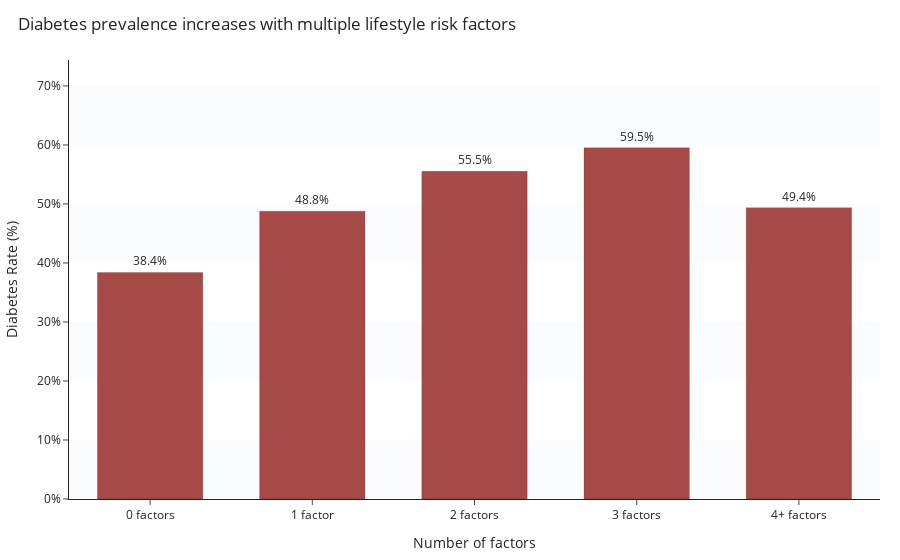

Notebook code cell kept with this figure:
### Markdown cell above
### Diabetes prevalence increases with multiple lifestyle risk factors
*Count lifestyle risks per person (smoking, inactivity, low fruit/veg, heavy alcohol), compute diabetes prevalence for 0,1,2,3,4+ factors, and plot a clean bar chart (with soft bands) to show the increase in prevalence as risks accumulate.*

### Code cell
# Build a simple risk count (smoker=1, physactivity=0, fruits=0, veggies=0, hvyalcoholconsump=1 if present)
rb = pd.DataFrame(index=df.index)
if "smoker" in df:               rb["smoke"]    = (df["smoker"]==1).astype(int)
if "physactivity" in df:         rb["inactive"] = (df["physactivity"]==0).astype(int)
if "fruits" in df:               rb["lowfruit"] = (df["fruits"]==0).astype(int)
if "veggies" in df:              rb["lowveg"]   = (df["veggies"]==0).astype(int)
if "hvyalcoholconsump" in df:    rb["heavyalc"] = (df["hvyalcoholconsump"]==1).astype(int)

df["risk_behaviors"] = rb.sum(axis=1).fillna(0).astype(int)

# Prevalence by exact risk count
prev_rb = (df.groupby("risk_behaviors")["diabetes_binary"]
             .mean()
             .rename("prevalence")
             .reset_index())

# Collapse to display groups (0,1,2,3,4+)
prev_rb["group"] = prev_rb["risk_behaviors"].apply(
    lambda k: "4+ factors" if k>=4 else f"{k} factor{'s' if k!=1 else ''}"
)

# Average prevalence within each display group and order nicely
prev_rb = (prev_rb.groupby("group", as_index=False)["prevalence"].mean())
order = ["0 factors","1 factor","2 factors","3 factors","4+ factors"]
prev_rb["group"] = pd.Categorical(prev_rb["group"], categories=order, ordered=True)
prev_rb = prev_rb.sort_values("group")

# Plot 
ymax = max(0.05, float(prev_rb["prevalence"].max()) * 1.25)
step = 0.10

# bars
fig = go.Figure(go.Bar(
    x=prev_rb["group"],
    y=prev_rb["prevalence"],
    text=prev_rb["prevalence"].map(lambda v: f"{v:.1%}"),
    textposition="outside",
    marker=dict(color="#a64a47", line=dict(width=1, color="rgba(0,0,0,0.15)")),
    hovertemplate="<b>%{x}</b><br>Diabetes rate: %{y:.1%}<extra></extra>",
    cliponaxis=False
))

# soft alternating background bands (one-liner)
fig.update_layout(shapes=[
    dict(type="rect", xref="paper", x0=0, x1=1,
         y0=y, y1=min(y+step, ymax), layer="below",
         line=dict(width=0), fillcolor="#F2F4F7")
    for i, y in enumerate(np.arange(0, ymax, step)) if i % 2 == 0
])

fig.update_layout(
    title=dict(text="Diabetes prevalence increases with multiple lifestyle risk factors", x=0.02),
    template="simple_white",
    bargap=0.35, showlegend=False,
    margin=dict(l=60, r=20, t=60, b=60),
    xaxis=dict(title="Number of factors", categoryorder="array",
               categoryarray=["0 factors","1 factor","2 factors","3 factors","4+ factors"],
               showgrid=False),
    yaxis=dict(title="Diabetes Rate (%)", tickformat=".0%", dtick=0.10, range=[0, ymax], showgrid=False),
    uniformtext_minsize=10, uniformtext_mode="hide",
    paper_bgcolor="white", plot_bgcolor="white"
)

fig.show()

### Figure 1 — Plotly figure (JSON) as saved in the notebook; plotly's stock layout.template omitted (floating-point values rounded to 4 significant figures)
{"data": [{"cliponaxis": false, "hovertemplate": "<b>%{x}</b><br>Diabetes rate: %{y:.1%}<extra></extra>", "marker": {"color": "#a64a47", "line": {"color": "rgba(0,0,0,0.15)", "width": 1}}, "text": ["38.4%", "48.8%", "55.5%", "59.5%", "49.4%"], "textposition": "outside", "type": "bar", "x": ["0 factors", "1 factor", "2 factors", "3 factors", "4+ factors"], "y": [0.3839, 0.4878, 0.5554, 0.5951, 0.4937]}], "layout": {"bargap": 0.35, "margin": {"b": 60, "l": 60, "r": 20, "t": 60}, "paper_bgcolor": "white", "plot_bgcolor": "white", "shapes": [{"fillcolor": "#F2F4F7", "layer": "below", "line": {"width": 0}, "type": "rect", "x0": 0, "x1": 1, "xref": "paper", "y0": 0, "y1": 0.1}, {"fillcolor": "#F2F4F7", "layer": "below", "line": {"width": 0}, "type": "rect", "x0": 0, "x1": 1, "xref": "paper", "y0": 0.2, "y1": 0.3}, {"fillcolor": "#F2F4F7", "layer": "below", "line": {"width": 0}, "type": "rect", "x0": 0, "x1": 1, "xref": "paper", "y0": 0.4, "y1": 0.5}, {"fillcolor": "#F2F4F7", "layer": "below", "line": {"width": 0}, "type": "rect", "x0": 0, "x1": 1, "xref": "paper", "y0": 0.6, "y1": 0.7}], "showlegend": false, "title": {"text": "Diabetes prevalence increases with multiple lifestyle risk factors", "x": 0.02}, "uniformtext": {"minsize": 10, "mode": "hide"}, "xaxis": {"categoryarray": ["0 factors", "1 factor", "2 factors", "3 factors", "4+ factors"], "categoryorder": "array", "showgrid": false, "title": {"text": "Number of factors"}}, "yaxis": {"dtick": 0.1, "range": [0, 0.7439], "showgrid": false, "tickformat": ".0%", "title": {"text": "Diabetes Rate (%)"}}}}
